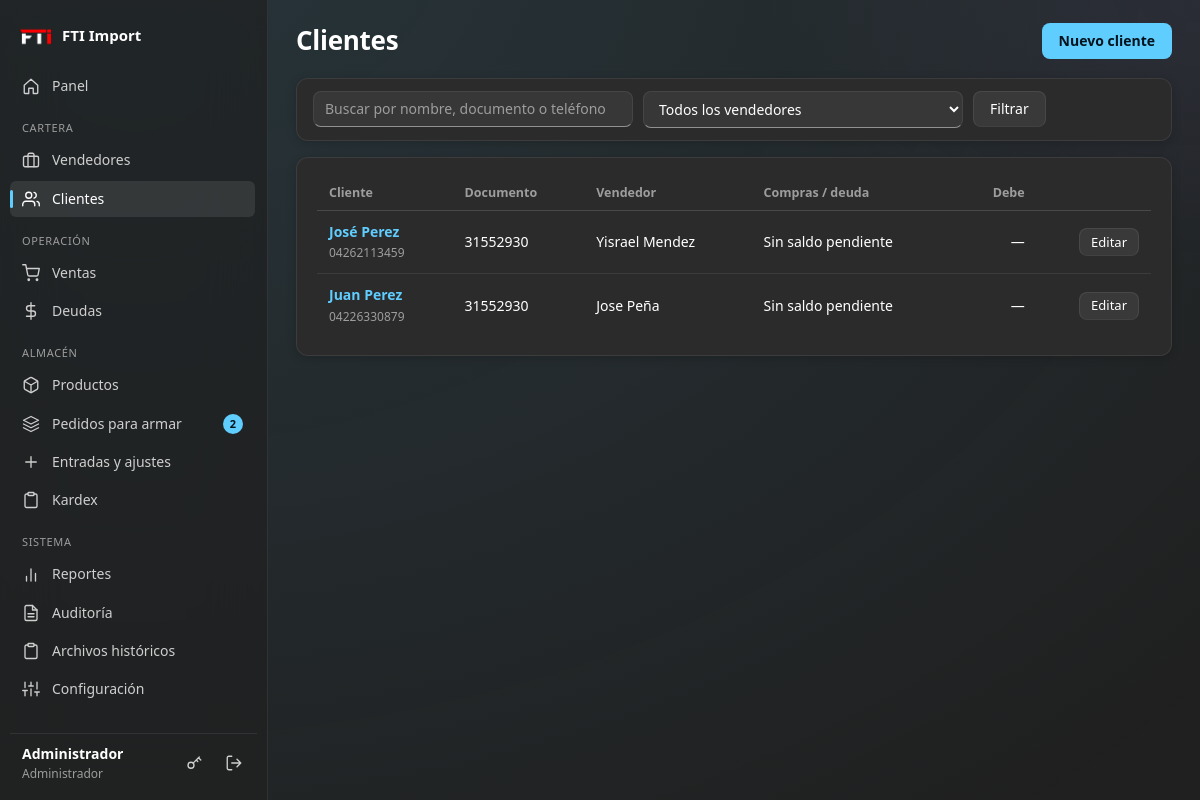
The page /clientes/ (signed in) on the database its author committed.
### tables this page shows
CREATE TABLE configuracion (
    clave TEXT PRIMARY KEY,
    valor TEXT
);

CREATE TABLE usuarios (
    id         INTEGER PRIMARY KEY AUTOINCREMENT,
    usuario    TEXT NOT NULL UNIQUE,
    nombre     TEXT NOT NULL,
    clave_hash TEXT NOT NULL,
    rol        TEXT NOT NULL CHECK (rol IN ('admin', 'vendedor')),
    telefono   TEXT DEFAULT '',
    email      TEXT DEFAULT '',
    activo     INTEGER NOT NULL DEFAULT 1,
    creado     TEXT NOT NULL,
    -- Tipo de vendedor: 'especial' elige detal/mayor y USD/Bs; 'normal' solo vende al mayor en USD.
    tipo_vendedor TEXT NOT NULL DEFAULT 'normal' CHECK (tipo_vendedor IN ('especial', 'normal'))
);

CREATE TABLE clientes (
    id                 INTEGER PRIMARY KEY AUTOINCREMENT,
    vendedor_id        INTEGER NOT NULL REFERENCES usuarios(id),
    nombre             TEXT NOT NULL,
    documento          TEXT DEFAULT '',
    telefono           TEXT DEFAULT '',
    direccion          TEXT DEFAULT '',
    tipo_pago          TEXT NOT NULL DEFAULT 'contado' CHECK (tipo_pago IN ('contado', 'credito')),
    dias_credito       INTEGER NOT NULL DEFAULT 0,
    limite_credito_usd REAL NOT NULL DEFAULT 0,      -- 0 = sin límite
    activo             INTEGER NOT NULL DEFAULT 1,
    creado             TEXT NOT NULL,
    -- Semáforo del cliente: solo el admin lo cambia; los vendedores solo lo ven. NULL = sin color.
    color              TEXT DEFAULT NULL CHECK (color IN ('verde', 'amarillo', 'rojo'))
);

### routes/clientes.py (the view)
@bp.route("/")
@login_required
def lista():
    q = request.args.get("q", "").strip()
    vendedor = to_int(request.args.get("vendedor"))
    sql = """SELECT c.*, u.nombre AS vendedor_nombre,
                    COALESCE((SELECT SUM(saldo_usd) FROM v_deudas d
                               WHERE d.cliente_id = c.id AND d.estado = 'activa'), 0) AS deuda_usd
               FROM clientes c JOIN usuarios u ON u.id = c.vendedor_id WHERE c.activo = 1"""
    args = []
    if g.user["rol"] == "vendedor":
        sql += " AND c.vendedor_id = ?"; args.append(g.user["id"])
    elif vendedor:
        sql += " AND c.vendedor_id = ?"; args.append(vendedor)
    if q:
        sql += " AND (c.nombre LIKE ? OR c.documento LIKE ? OR c.telefono LIKE ?)"; args += [f"%{q}%"] * 3
    sql += " ORDER BY c.nombre"
    vendedores = query("SELECT id, nombre FROM usuarios WHERE rol='vendedor' ORDER BY nombre") if g.user["rol"] == "admin" else []
    return render_template("clientes/lista.html", clientes=query(sql, args), vendedores=vendedores,
                           q=q, tipo="", vendedor=vendedor)

### db.py (called while the page is built)
def query(sql, args=(), one=False):
    rows = get_db().execute(sql, args).fetchall()
    if one:
        return rows[0] if rows else None
    return rows

### services.py (called while the page is built)
def get_config(clave, defecto=""):
    fila = query("SELECT valor FROM configuracion WHERE clave = ?", (clave,), one=True)
    return fila["valor"] if fila and fila["valor"] is not None else defecto

def stock_alerta_defecto():
    return max(to_float(get_config("stock_alerta_defecto", "10"), 10.0), 0.0)

def productos_en_alerta(limite=None):
    sql = ("SELECT id, codigo, nombre, stock, unidad, " + SQL_MINIMO_EFECTIVO + " AS minimo "
           "FROM productos WHERE activo = 1 AND stock <= " + SQL_MINIMO_EFECTIVO + " ORDER BY stock ASC")
    d = stock_alerta_defecto()
    args = [d, d]
    if limite:
        sql += " LIMIT ?"
        args.append(limite)
    return query(sql, args)

def armado_desde_venta():
    return to_int(get_config("armado_desde_venta", "0"))

def contar_por_armar(usuario):
    desde = armado_desde_venta()
    if usuario["rol"] == "admin":
        pend = query("SELECT COUNT(*) AS n FROM armados a JOIN ventas v ON v.id=a.venta_id "
                     "WHERE a.estado='pendiente' AND v.estado='aprobada'", one=True)["n"]
        sin = query("SELECT COUNT(*) AS n FROM ventas v WHERE v.estado='aprobada' AND v.id > ? "
                    "AND NOT EXISTS (SELECT 1 FROM armados a WHERE a.venta_id=v.id)", (desde,), one=True)["n"]
        return pend + sin
    return query("SELECT COUNT(*) AS n FROM armados a JOIN ventas v ON v.id=a.venta_id "
                 "WHERE a.estado='pendiente' AND v.estado='aprobada' AND (a.asignado_a = ? OR a.asignado_a IS NULL)",
                 (usuario["id"],), one=True)["n"]

### utils.py (called while the page is built)
def _zona():
    return timezone(timedelta(hours=current_app.config.get("UTC_OFFSET_HORAS", -4)))

def hoy():
    return datetime.now(_zona()).strftime("%Y-%m-%d")

def to_float(valor, defecto=0.0):
    if valor is None:
        return defecto
    s = str(valor).strip().replace(" ", "")
    if not s:
        return defecto
    if "," in s and "." in s:
        s = s.replace(".", "").replace(",", ".")   # 1.234,50 -> 1234.50
    elif "," in s:
        s = s.replace(",", ".")
    try:
        return float(s)
    except ValueError:
        return defecto

def to_int(valor, defecto=0):
    try:
        return int(float(str(valor).strip()))
    except (ValueError, TypeError):
        return defecto

def csrf_field():
    return Markup(f'<input type="hidden" name="csrf_token" value="{csrf_token()}">')

### templates/clientes/lista.html
{% extends 'base.html' %}
{% from '_macros.html' import color_cliente, cli_clase %}
{% block titulo %}{{ 'Clientes' if g.user.rol == 'admin' else 'Mi cartera de clientes' }}{% endblock %}
{% block acciones %}<a class="btn primary" href="{{ url_for('clientes.nuevo') }}">Nuevo cliente</a>{% endblock %}
{% block contenido %}
<form class="filters card" method="get">
  <input name="q" value="{{ q }}" placeholder="Buscar por nombre, documento o teléfono">
  {% if g.user.rol == 'admin' %}
  <select name="vendedor"><option value="">Todos los vendedores</option>
    {% for v in vendedores %}<option value="{{ v.id }}" {{ 'selected' if vendedor == v.id }}>{{ v.nombre }}</option>{% endfor %}</select>
  {% endif %}
  <button class="btn">Filtrar</button>
</form>
<section class="card">
  {% if clientes %}
  <div class="table-wrap"><table class="stack">
    <thead><tr><th>Cliente</th><th>Documento</th>{% if g.user.rol == 'admin' %}<th>Vendedor</th>{% endif %}<th>Compras / deuda</th><th class="r">Debe</th><th></th></tr></thead>
    <tbody>{% for c in clientes %}
      <tr class="{{ cli_clase(c.color) }}"><td data-label="Cliente">{{ color_cliente(c.color) }}<a href="{{ url_for('clientes.detalle', cliente_id=c.id) }}"><b>{{ c.nombre }}</b></a><br><small class="muted">{{ c.telefono }}</small></td>
          <td data-label="Documento">{{ c.documento or '—' }}</td>
          {% if g.user.rol == 'admin' %}<td data-label="Vendedor">{{ c.vendedor_nombre }}</td>{% endif %}
          <td data-label="Compras / deuda" class="{{ 'deuda-roja' if c.deuda_usd > 0.005 }}">{{ 'Con saldo pendiente' if c.deuda_usd > 0.005 else 'Sin saldo pendiente' }}</td>
          <td data-label="Debe" class="r {{ 'deuda-roja' if c.deuda_usd > 0.005 }}">{% if c.deuda_usd > 0.005 %}$ {{ c.deuda_usd|num }}{% else %}—{% endif %}</td>
          <td class="r"><a class="btn sm" href="{{ url_for('clientes.editar', cliente_id=c.id) }}">Editar</a></td></tr>
    {% endfor %}</tbody></table></div>
  {% else %}<p class="muted">No hay clientes con esos filtros.</p>{% endif %}
</section>
{% endblock %}

### templates/base.html (shortened to what this page needs)
{% from '_macros.html' import ico, flashes %}
<!doctype html>
<html lang="es">
<head>
  <link rel="stylesheet" href="{{ url_for('static', filename='css/style.css') }}">
</head>
<body>
{% if g.user %}
  {% set ep = request.endpoint or '' %}
  <div class="shell">
    <aside class="sidebar">
<div class="brand">
    <span class="brand-logo">
        <img src="{{ url_for('static', filename='logo.png') }}"
             alt="Logo de la empresa"
             class="logo-empresa">
    </span>
    <span class="brand-name">{{ empresa }}</span>
</div>      <nav class="nav">
        <a href="{{ url_for('panel.inicio') }}" class="{{ 'on' if ep == 'panel.inicio' }}">{{ ico('home') }}<span>Panel</span></a>
        {% if g.user.rol == 'admin' %}
          <div class="nav-group">Cartera</div>
          <a href="{{ url_for('admin.vendedores') }}" class="{{ 'on' if ep.startswith('admin.vendedor') }}">{{ ico('brief') }}<span>Vendedores</span></a>
          <a href="{{ url_for('clientes.lista') }}" class="{{ 'on' if ep.startswith('clientes.') }}">{{ ico('users') }}<span>Clientes</span></a>
          <div class="nav-group">Operación</div>
          <a href="{{ url_for('ventas.lista') }}" class="{{ 'on' if ep.startswith('ventas.') }}">{{ ico('cart') }}<span>Ventas</span>{% if n_pendientes %}<b class="pill">{{ n_pendientes }}</b>{% endif %}</a>
          <a href="{{ url_for('deudas.lista') }}" class="{{ 'on' if ep.startswith('deudas.') }}">{{ ico('dollar') }}<span>Deudas</span></a>
          <div class="nav-group">Almacén</div>
          <a href="{{ url_for('catalogo.productos') }}" class="{{ 'on' if ep in ('catalogo.productos','catalogo.producto_nuevo','catalogo.producto_editar','catalogo.categorias') }}">{{ ico('box') }}<span>Productos</span></a>
          <a href="{{ url_for('armados.lista') }}" class="{{ 'on' if ep.startswith('armados.') }}">{{ ico('layers') }}<span>Pedidos para armar</span>{% if n_por_armar %}<b class="pill" title="Pedidos pendientes o sin asignar">{{ n_por_armar }}</b>{% endif %}</a>
          <a href="{{ url_for('catalogo.movimiento') }}" class="{{ 'on' if ep == 'catalogo.movimiento' }}">{{ ico('plus') }}<span>Entradas y ajustes</span></a>
          <a href="{{ url_for('catalogo.kardex') }}" class="{{ 'on' if ep == 'catalogo.kardex' }}">{{ ico('clip') }}<span>Kardex</span></a>
          <div class="nav-group">Sistema</div>
          <a href="{{ url_for('admin.reportes') }}" class="{{ 'on' if ep == 'admin.reportes' }}">{{ ico('chart') }}<span>Reportes</span></a>
          <a href="{{ url_for('admin.auditoria') }}" class="{{ 'on' if ep == 'admin.auditoria' }}">{{ ico('file') }}<span>Auditoría</span></a>
          <a href="{{ url_for('admin.historiales') }}" class="{{ 'on' if ep.startswith('admin.historial') }}">{{ ico('clip') }}<span>Archivos históricos</span></a>
          <a href="{{ url_for('admin.configuracion') }}" class="{{ 'on' if ep == 'admin.configuracion' }}">{{ ico('sliders') }}<span>Configuración</span></a>
        {% endif %}
      </nav>
      <div class="user-box">
        <div class="user-info"><b>{{ g.user.nombre }}</b><small>{{ 'Administrador' if g.user.rol == 'admin' else ('Vendedor especial' if g.user.tipo_vendedor == 'especial' else 'Vendedor') }}</small></div>
        <a class="icon-btn" href="{{ url_for('auth.cuenta') }}" title="Cambiar clave">{{ ico('key') }}</a>
        <form method="post" action="{{ url_for('auth.logout') }}">{{ csrf_field() }}<button class="icon-btn" title="Cerrar sesión">{{ ico('logout') }}</button></form>
      </div>
    </aside>
    <main class="content">
      <header class="topbar">
        <h1>{% block titulo %}{% endblock %}</h1>
        <div class="topbar-right">{% block acciones %}{% endblock %}</div>
      </header>
      {% block contenido %}{% endblock %}
    </main>
  </div>
{% else %}
  <main class="auth">{{ flashes() }}{{ self.contenido() }}</main>
{% endif %}
</body>
</html>

### templates/base.html (style rules this page uses)
.brand-logo { background: transparent !important; border: none !important; box-shadow: none !important; }
.logo-empresa { width: 100%; height: 100%; object-fit: contain; display: block; }

### rows shown on the page
configuracion: valor "FTI Import"
usuarios: user.nombre "Administrador", rol "Administrador", rol "Clientes"
clientes: nombre "José Perez", telefono "04262113459", documento "31552930", vendedor_nombre "Yisrael Mendez", deuda_usd "Sin saldo pendiente"
clientes: nombre "Juan Perez", telefono "04226330879", documento "31552930", vendedor_nombre "Jose Peña", deuda_usd "Sin saldo pendiente"

### other values the page prints
{{ n_por_armar }} "2"
